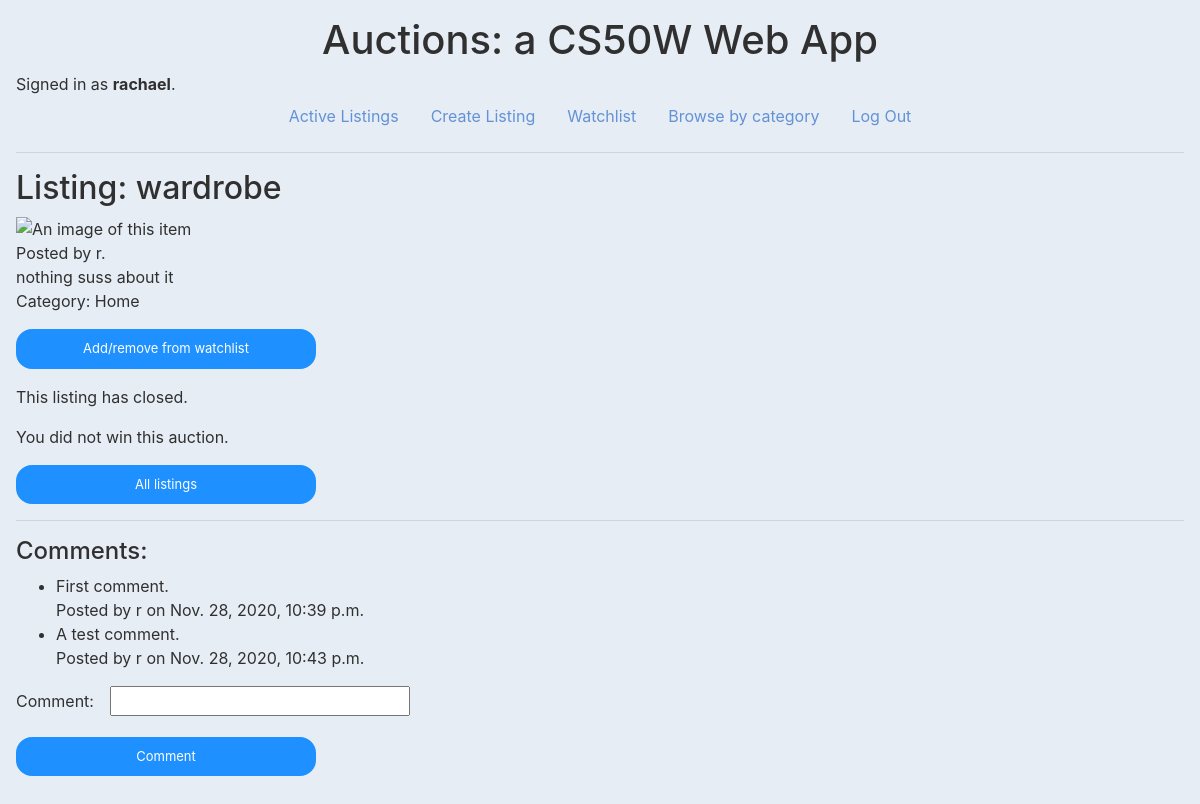
Screenshot of /listing/26 (signed in) with the database file from the repository.
### auctions/models.py (models this page shows, shortened)
class User(AbstractUser):
    pass

class Listing(models.Model):
    name = models.CharField(max_length=150, default="Item name")
    owner = models.ForeignKey(User, on_delete=models.CASCADE, related_name="owner_id", null=True, blank=True)
    description = models.TextField(blank=True)
    startBid = models.IntegerField(default=0)
    imgSrc = models.URLField(blank=True)
    Q = 'Q'
    F = 'F'
    T = 'T'
    E = 'E'
    H = 'H'
    O = 'O'
    CATEGORY_CHOICES = [
        (Q, 'Quick sell'),
        (F, 'Fashion'),
        (T, 'Toys'),
        (E, 'Electronics'),
        (H, 'Home'),
        (O, 'Other')
    ]
    category = models.CharField(max_length=11, choices=CATEGORY_CHOICES)
    datePosted = models.DateTimeField(auto_now=True)
    isOpen = models.BooleanField(default=True)

class Comment(models.Model):
    commenter = models.ForeignKey(User, on_delete=models.CASCADE, related_name="user", blank=True, null=True)
    listingID = models.ForeignKey(Listing, on_delete=models.CASCADE, related_name="listingComment", blank=True, null=True)
    comment = models.CharField(max_length=264)
    dateCommented = models.DateTimeField(auto_now_add=True)
    class Meta:
        ordering = ['dateCommented']

### auctions/views.py (the view)
# urls.py: path("listing/<int:listing_id>", views.listing, name="listing"),
def listing(request, listing_id):
    try:
        item = Listing.objects.get(id=listing_id)
        item_id = item.id
        user = request.user.username
        id_user = request.user
        bidform = BidForm()
        userWatchlist = Watchlist.objects.filter(currentUser=id_user)
        commentForm = CommentForm()
        numBids = len(Bid.objects.filter(listingID=listing_id))
        comments = Comment.objects.filter(listingID=listing_id)
        if request.method == 'POST':
            if 'commentButton' in request.POST:
                commentForm = CommentForm(data=request.POST)
                if commentForm.is_valid():
                    new_comment = Comment()
                    new_comment = commentForm.save(commit=False)
                    new_comment.listingID = item
                    new_comment.commenter = id_user
                    new_comment.save()
                    message = django.contrib.messages.success(request, 'Comment added successfully.')
                    return HttpResponseRedirect(request.META.get('HTTP_REFERER'), {"messages":message})
            if 'watchlistButton' in request.POST:
                for row in userWatchlist:
                    if item == row.itemWatch:
                        userWatchlist.filter(itemWatch=item).delete()
                        message = django.contrib.messages.success(request, 'Item removed from watchlist.')
                        return HttpResponseRedirect(request.META.get('HTTP_REFERER'), {"messages":message})
                w = Watchlist(currentUser=id_user, itemWatch=item)
                w.save()
                message = django.contrib.messages.success(request, 'Item added to watchlist.')
                return HttpResponseRedirect(request.META.get('HTTP_REFERER'), {"messages":message})
            if 'makeBid' in request.POST:
                bidform = BidForm(request.POST)
                if bidform.is_valid():
                    user_bid = bidform.cleaned_data['bid']
                    price = item.startBid
                    if user_bid > price:
                        newBid = Bid(listingID=item, bidder=request.user, amount=user_bid)
                        newBid.save()
                        item.startBid = user_bid
                        item.save()
                        message = django.contrib.messages.success(request, 'Bid placed successfully.')
                        return HttpResponseRedirect(request.META.get('HTTP_REFERER'), {"messages":message})
                    else:
                        message = django.contrib.messages.success(request, 'Error: please bid an amount larger than the current price.')
                        return HttpResponseRedirect(request.META.get('HTTP_REFERER'), {"messages":message})
            elif 'closeAuction' in request.POST:
                item.isOpen = False
                topBid = item.startBid
                topBidObject = Bid.objects.filter(amount = topBid, listingID=item_id)
                if hasattr(topBidObject, 'bidder'):
                    topBidder = topBidObject.bidders
                else:
                    topBidder = item.owner
                item.owner = topBidder
                item.save()
                message = django.contrib.messages.success(request, 'Closed auction successfully.')
                return redirect("/", {"messages":message})
        else:
            try:
                whoBid = Bid.objects.filter(bidder=request.user)[0]
                whoBid1 = whoBid.bidder
                numBids = len(Bid.objects.filter(listingID=listing_id))
                return render(request, "auctions/listing.html", {
                    "item": item,
                    "user_id": user,
                    "commentForm": commentForm,
                    "bidForm": bidform,
                    "numBids": numBids,
                    "whoBid": whoBid1,
                    "watchlist": userWatchlist,
                    "comments": comments
                })
            except:
                numBids = len(Bid.objects.filter(listingID=listing_id))
                return render(request, "auctions/listing.html", {
                    "item": item,
                    "user_id": user,
                    "commentForm": commentForm,
                    "bidForm": bidform,
                    "numBids": numBids,
                    "watchlist": userWatchlist,
                    "comments": comments
                })
    except TypeError:
        return redirect("/error")

### auctions/views.py
class CommentForm(forms.ModelForm):
    class Meta:
        model = Comment
        fields = ('comment',)

class BidForm(forms.Form):
    bid = forms.IntegerField(min_value=0)

### auctions/templates/auctions/listing.html (shortened to what this page needs)
{% extends "auctions/layout.html" %}
{% block body %}
    <h2 class="display">Listing: {{ item.name }}</h2>
    {% if item.imgSrc %}
    <div class="img">
        <img src="{{ item.imgSrc }}" class="listingImg" alt="An image of this item" />
    </div>
    {% endif %}
    <p>Posted by {{ item.owner }}.<br>
    {{ item.description }}<br>
    Category: {{ item.get_category_display }}</p>
    <form action="{% url 'listing' item.id %}" method="post">
        <input type="submit" name="watchlistButton" id="watchlistButton" class="button"
        value="Add/remove from watchlist"></input>
    </form>
    {% if item.isOpen == True %}
   <h4>${{ item.startBid }}</h4>
   <p class="text-muted"><small>
       {{ numBids }} bid(s) so far.
    </small></p>
        {% if item.owner == user %}
        <form action="{% url 'listing' item.id %}" method="post">
            {% csrf_token %}
            <input type="submit" class="button btn-danger" value="Close auction" name="closeAuction" id="closeAuction"></input>
        </form>
        {% else %}
            <form action="{% url 'listing' item.id %}" method="post">
                {% csrf_token %}
                {{ bidForm }}
                <input type="submit" class="button btn-green" value="Place bid" id="makeBid" name="makeBid"></input>
            </form>
        {% endif %}
    {% else %}
    <p>This listing has closed.</p>
        {% if item.owner == user %}
            <p>You won this auction!</p>
        {% else %}
            <p>You did not win this auction.</p>
        {% endif %}
    {% endif %}
    <input type="button" class="button" value="All listings" id="homeButton"></input>
    <hr>
    <h4>Comments:</h4>
<ul class="commentsList">
    {% for comment in comments %}
            <li>{{ comment.comment }}<br>
            Posted by {{ comment.commenter }} on {{ comment.dateCommented }}</li>
    {% endfor %}
</ul>
    <form action="{% url 'listing' item.id %}" method="post" class="commentForm">
        {{ commentForm }}
        <input type="submit" class="button commentForm" value="Comment" id="commentButton" name="commentButton"></input>
    </form>
{% endblock %}

### auctions/templates/auctions/layout.html (shortened to what this page needs)
{% load static %}
<!DOCTYPE html>
<html lang="en">
    <head>
        <link rel="stylesheet" href="https://stackpath.bootstrapcdn.com/bootstrap/4.4.1/css/bootstrap.min.css">
        <link href="{% static 'auctions/styles.css' %}" rel="stylesheet">
    </head>
    <body>
        <div class="row">
            <div class="col d-flex justify-content-center text-center">
                <h1>Auctions: a CS50W Web App</h1>
            </div>
        </div>
        <div class="row">
            <div class="col">
                <div>
                    {% if user.is_authenticated %}
                        Signed in as <strong>{{ user.username }}</strong>.
                    {% else %}
                        Not signed in.
                    {% endif %}
                </div>
            </div>
        </div>
        <div class="row">
            <div class="col d-flex justify-content-center">
        <ul class="nav">
            <li class="nav-item">
                <a class="nav-link" href="{% url 'index' %}">Active Listings</a>
            </li>
            {% if user.is_authenticated %}
                <li class="nav-item">
                    <a class="nav-link" href="{% url 'new' %}">Create Listing</a>
                </li>
                <li class="nav-item">
                    <a class="nav-link" href="{% url 'watchlist' %}">Watchlist</a>
                </li>
                <li class="nav-item">
                    <a class="nav-link" href="{% url 'categories' %}">Browse by category</a>
                </li>
                <li class="nav-item">
                    <a class="nav-link" href="{% url 'logout' %}">Log Out</a>
                </li>
            {% endif %}
        </ul>
    </div>
</div>
        <hr>
        {% block body %}
        {% endblock %}
    </body>
</html>

### auctions/static/auctions/styles.css (style rules this page uses)
body { padding:1rem; background-color:#E7EDF5; color:#303030; }
a { color:#6392D6; }
.button { display:block; font-size: small; color:white; padding:0.5rem 1rem; margin-bottom:1rem; border-radius: 1rem; border:2px dodgerblue solid; background-color:dodgerblue; width:300px; }
.listingImg { max-width: 300px; }
.commentForm { margin: 1rem 0; }
.commentForm input { width:300px; }
.commentForm label { padding-right:1rem; }

### rows the page displays
User: username "rachael"
Listing: name "wardrobe", owner "r", description "nothing suss about it", category "Home"
Comment: comment "First comment.", commenter "r", dateCommented "Nov. 28, 2020, 10:39 p.m."
Comment: comment "A test comment.", commenter "r", dateCommented "Nov. 28, 2020, 10:43 p.m."
